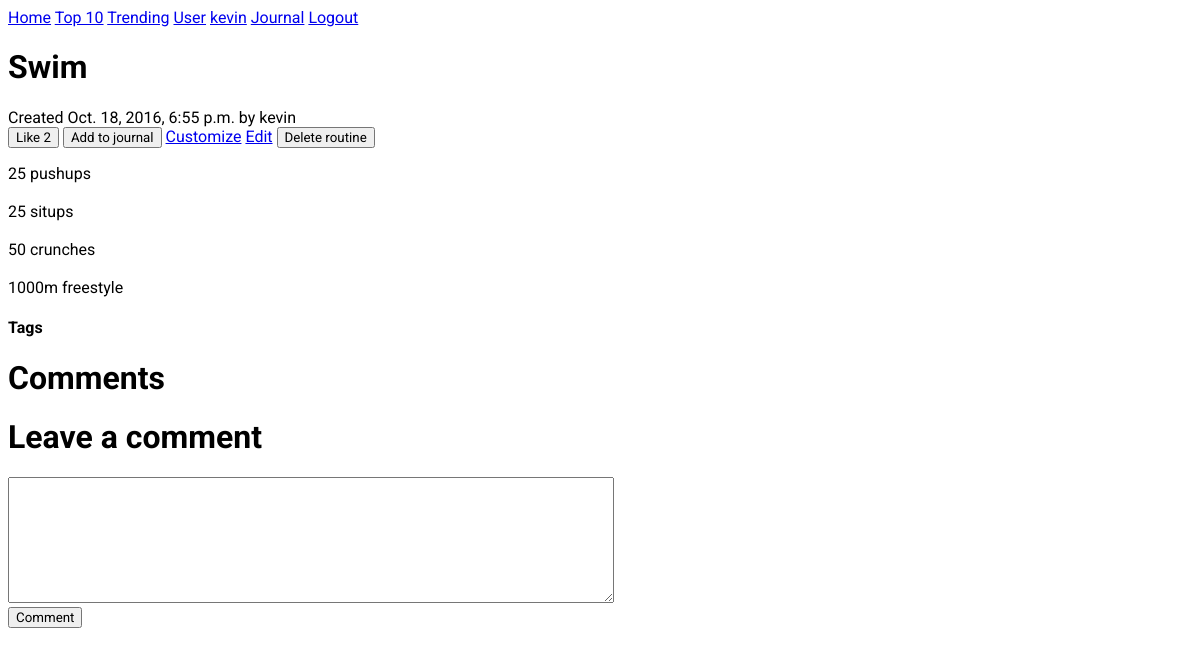
The page /workouts/43/ (signed in) on the database as committed earlier.
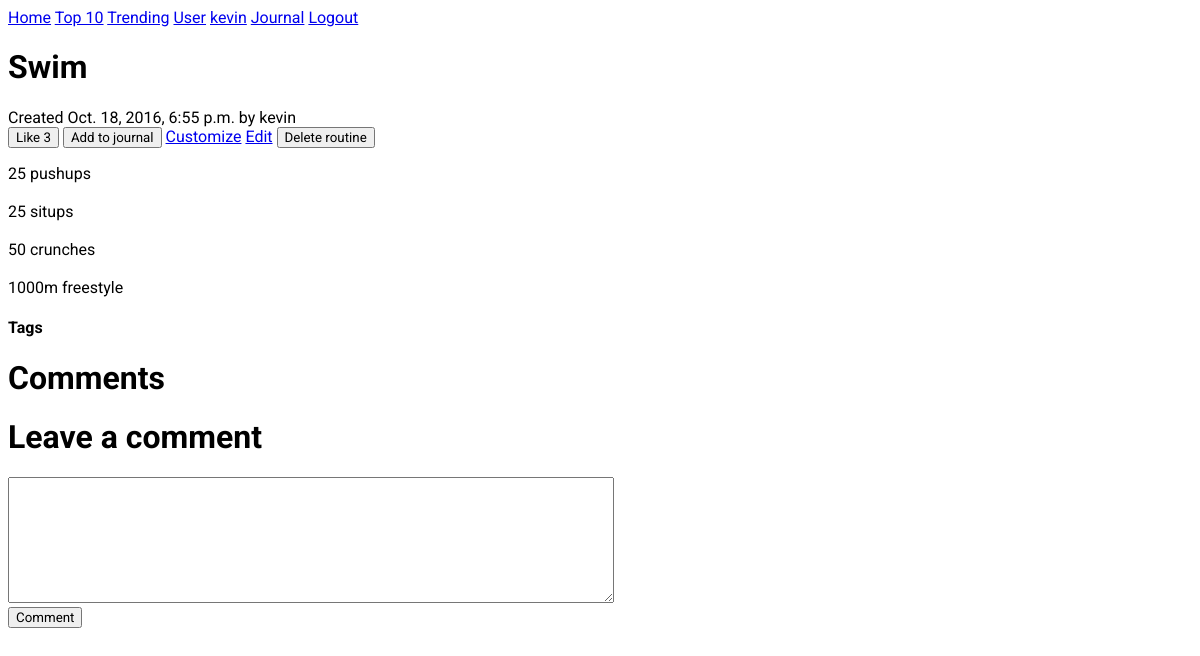
The same page on the database as committed later.
### workouts/models.py (models this page shows, shortened)
class Routine(models.Model):
  routine_title = models.CharField(max_length=70)
  routine_text = models.TextField()
  pub_date = models.DateTimeField('date published', default=timezone.now)
  created_by = models.ForeignKey(settings.AUTH_USER_MODEL, related_name="created_by")
  modify_date = models.DateTimeField('date modified', null=True)
  modified_by = models.ForeignKey(settings.AUTH_USER_MODEL, null=True, related_name="modified_by")
  likes = models.IntegerField(default=0)

### workouts/views.py (the view)
# urls.py: url(r'^(?P<routine_id>[0-9]+)/$', views.detail, name='detail'),
def detail(request, routine_id):
  routine = get_object_or_404(Routine, pk=routine_id)
  if request.method == 'POST':
    if "add_to_journal" in request.POST:
      if not request.user.is_authenticated:
        return render(request, 'workouts/detail.html', { 'routine': routine, 'error_add_to_journal': "You must log in first"})
      if request.user.journal_set.filter(routine=routine).exists():
        return render(request, "workouts/detail.html", { 'routine': routine, 'error_add_to_journal': 'Already added to journal'})
      entry = Journal(user=request.user, routine=routine)
      entry.save()
      return render(request, "workouts/detail.html", {'routine': routine, 'add_to_journal_success': "Added routine to journal"})
    if "like" in request.POST:
      if not request.user.is_authenticated:
        return render(request, 'workouts/detail.html', { 'routine': routine, 'error_like': "You must log in first"})
      l = request.user.like_set.filter(routine=routine)
      if l.exists():
        routine.likes = F('likes') - 1
        routine.save()
        l.delete()
      else:
        routine.likes = F('likes') + 1
        routine.save()
        request.user.like_set.create(routine=routine)
      routine = Routine.objects.filter(pk=routine_id).get()
      return render(request, "workouts/detail.html", {'routine': routine})
    if "delete_routine" in request.POST:
      if request.user.is_authenticated:
        if request.user != routine.created_by:
          return render(request, 'workouts/detail.html', { 'routine': routine, 'error_delete':"you aren't the creator of this routine"})
        routine.delete()
        return HttpResponseRedirect(reverse('workouts:index'))
    if "comment" in request.POST:
      if request.user.is_authenticated:
        comment_text = request.POST["comment_text"]
        params = dict(routine=routine, comment_text=comment_text)
        if not valid_content_input(comment_text):
          params['error_text'] = "Please enter the details"
          return render(request, 'workouts/detail.html', params)
        routine.comment_set.create(created_by=request.user,
                                   comment_text=comment_text,
                                   pub_date=timezone.now())
        return HttpResponseRedirect(reverse('workouts:detail', args=[routine.id]))
    return HttpResponseRedirect(reverse('workouts:login'))
  else:
    tag_list = " ".join(routine.tag_set.values_list('tag_text', flat=True))
    return render(request, 'workouts/detail.html', {
      'routine': routine,
      'tag_list': tag_list,
    })

### workouts/templates/workouts/detail.html (shortened to what this page needs)
{% extends "./base.html" %}
{% block content %}
<div><h1>{{ routine.routine_title }}</h1></div>
<div>Created {{ routine.pub_date }} by {{ routine.created_by }}</div>
<div>
  <form method="post">
    {% if user.is_authenticated %}
      <input type="submit" name="like" value="Like {{ routine.likes }}" />
      <input type="submit" name="add_to_journal" value="Add to journal" />
      <a href="{% url 'workouts:customize_routine' routine.id %}">Customize</a>
    {% endif %}
    {% if user == routine.created_by %}
      <a href="{% url 'workouts:edit_routine' routine.id %}">Edit</a>
      <input type="submit" name="delete_routine" value="Delete routine"/>
    {% endif %}
  </form>
</div>
<div><pre>{{ routine.routine_text }}</pre></div>
<div><h4>Tags</h4></div>
<div>
  <h1>Comments</h1>
</div>
<div>
  <h1>Leave a comment</h1>
  <form method="post">
    <div><textarea name="comment_text"></textarea></div>
    <div><input type="submit" name="comment" value="Comment"/></div>
  </form>
</div>
{% endblock content %}

Rows that differ between the two databases and show on the page:
changed Routine "Swim": like "Like 2" → "Like 3"
